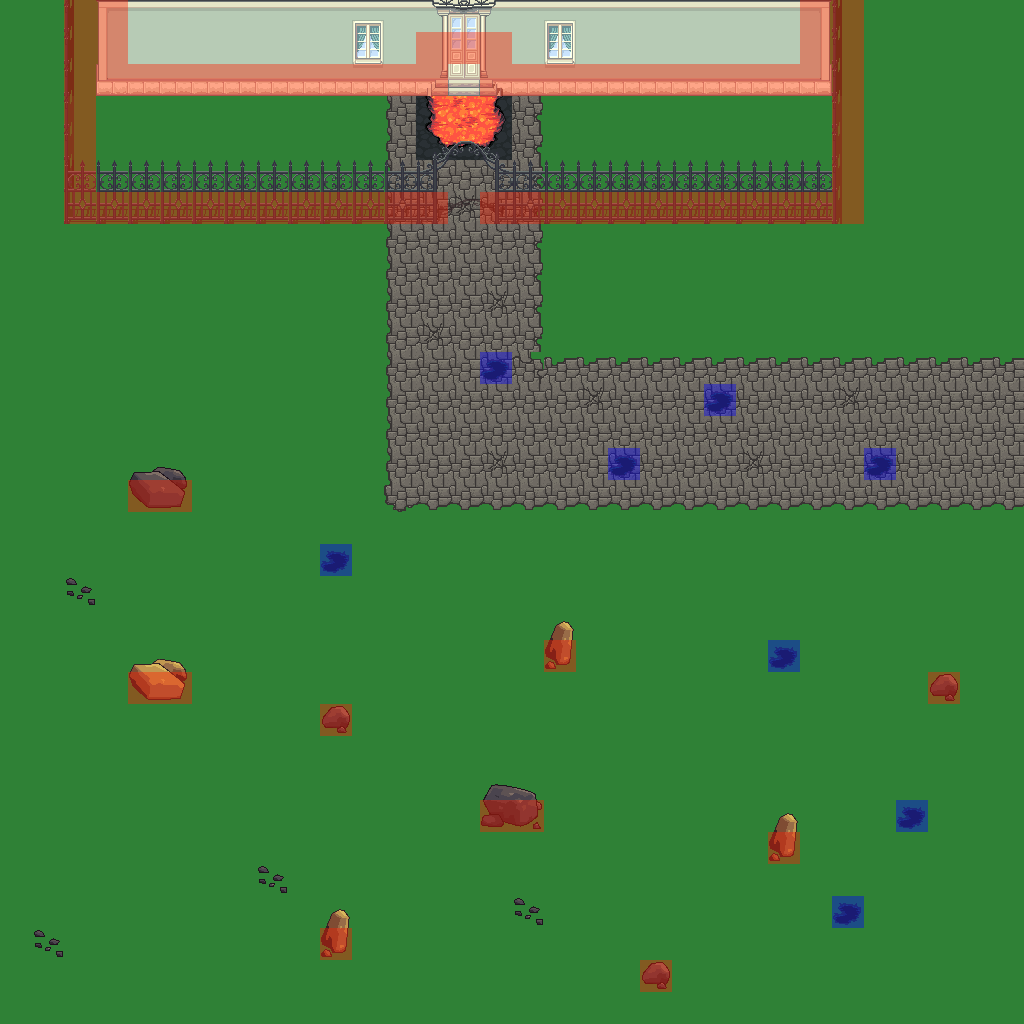

Below is a game level as drawn by its tile map, then a one-line description and the .tmx that defines it (tile-layer data replaced by summaries):
An orthogonal 32x32 tile map with 32x32 px tiles, 3 tile layers (background, object, collision), 4 tilesets and 11 objects (6x run_once, 3x ghost, 2x teleport).

<map version="1.0" orientation="orthogonal" width="32" height="32" tilewidth="32" tileheight="32">
 <properties>
  <property name="music" value="mysticaltheme.ogg" />
  <property name="tileset" value="town.txt" />
  <property name="title" value="Castle Entry" />
 </properties>
 <tileset firstgid="1" name="tiled_collision" tilewidth="32" tileheight="32">
  <image source="tiled_collision.png" width="480" height="32" />
 </tileset>
 <tileset firstgid="16" name="generic_background" tilewidth="32" tileheight="32">
  <image source="generic_background.png" width="864" height="832" />
 </tileset>
 <tileset firstgid="718" name="small_objects" tilewidth="32" tileheight="64">
  <image source="small_objects.png" width="671" height="512" />
 </tileset>
 <tileset firstgid="878" name="town_buildings" tilewidth="32" tileheight="128">
  <image source="town_buildings.png" width="672" height="768" />
 </tileset>
 <layer name="background" width="32" height="32">
  <data>[1024 cells, 1024 non-empty, 22 distinct tile ids]</data>
 </layer>
 <layer name="object" width="32" height="32">
  <data>[1024 cells, 61 non-empty, 17 distinct tile ids]</data>
 </layer>
 <layer name="collision" width="32" height="32">
  <data>[1024 cells, 85 non-empty, 2 distinct tile ids]</data>
 </layer>
 <objectgroup name="enemygroup" width="32" height="32" />
 <objectgroup name="enemy" width="32" height="32">
  <object name="Ghost" type="ghost" x="768" y="256" width="32" height="32" />
  <object name="Ghost" type="ghost" x="736" y="544" width="32" height="32" />
 </objectgroup>
 <objectgroup name="event" width="32" height="32">
  <object name="Teleport to Castle Path" type="teleport" x="992" y="352" width="32" height="160">
   <properties>
    <property name="intermap" value="castlepath.txt,1,19" />
   </properties>
  </object>
  <object name="Fire Trap" type="run_once" x="448" y="96" width="32" height="32">
   <properties>
    <property name="power" value="33" />
    <property name="power_damage" value="100,100" />
    <property name="power_path" value="0,0,14,3" />
   </properties>
  </object>
  <object name="Fire Trap" type="run_once" x="480" y="128" width="32" height="32">
   <properties>
    <property name="power" value="33" />
    <property name="power_damage" value="100,100" />
    <property name="power_path" value="0,0,15,4" />
   </properties>
  </object>
  <object name="Fire Trap" type="run_once" x="448" y="128" width="32" height="32">
   <properties>
    <property name="power" value="33" />
    <property name="power_damage" value="100,100" />
    <property name="power_path" value="0,0,14,4" />
   </properties>
  </object>
  <object name="Fire Trap" type="run_once" x="416" y="128" width="32" height="32">
   <properties>
    <property name="power" value="33" />
    <property name="power_damage" value="100,100" />
    <property name="power_path" value="0,0,13,4" />
   </properties>
  </object>
  <object name="Fire Trap" type="run_once" x="480" y="96" width="32" height="32">
   <properties>
    <property name="power" value="33" />
    <property name="power_damage" value="100,100" />
    <property name="power_path" value="0,0,15,3" />
   </properties>
  </object>
  <object name="Fire Trap" type="run_once" x="416" y="96" width="32" height="32">
   <properties>
    <property name="power" value="33" />
    <property name="power_damage" value="100,100" />
    <property name="power_path" value="0,0,13,3" />
   </properties>
  </object>
  <object name="Teleport to Castle 2" type="teleport" x="448" y="64" width="32" height="32">
   <properties>
    <property name="intermap" value="castle2.txt,13,29" />
   </properties>
  </object>
 </objectgroup>
 <objectgroup name="npc" width="32" height="32">
  <object name="Gaspar the Ghost" type="ghost" x="480" y="224" width="32" height="32" />
 </objectgroup>
</map>
